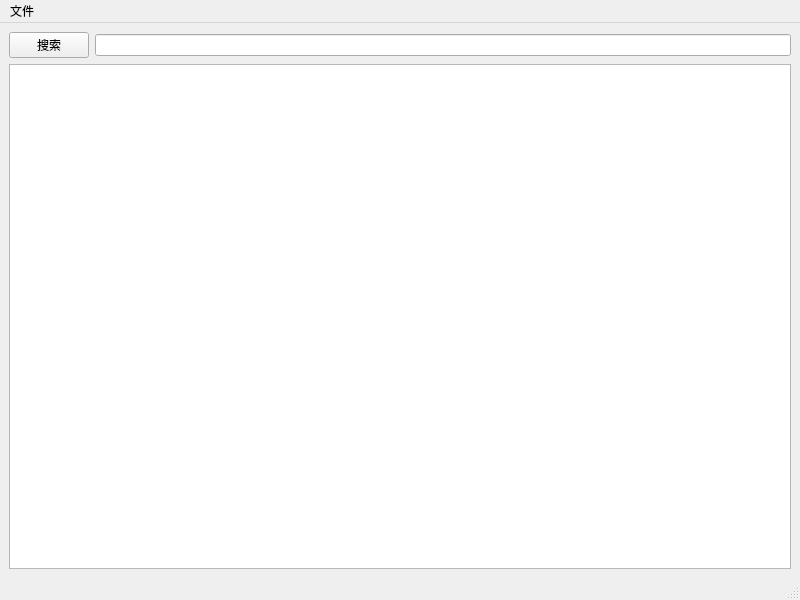
<?xml version="1.0" encoding="UTF-8"?>
<ui version="4.0">
 <class>student_window</class>
 <widget class="QMainWindow" name="student_window">
  <property name="geometry">
   <rect>
    <x>0</x>
    <y>0</y>
    <width>800</width>
    <height>600</height>
   </rect>
  </property>
  <property name="windowTitle">
   <string>学生信息管理系统</string>
  </property>
  <property name="windowIcon">
   <iconset resource="../resource/student_resource.qrc">
    <normaloff>:/.svg/student_icon.svg</normaloff>:/.svg/student_icon.svg</iconset>
  </property>
  <widget class="QWidget" name="centralwidget">
   <layout class="QGridLayout" name="gridLayout">
    <item row="3" column="0">
     <widget class="QTableWidget" name="studets_table"/>
    </item>
    <item row="0" column="0">
     <layout class="QHBoxLayout" name="horizontalLayout">
      <property name="topMargin">
       <number>0</number>
      </property>
      <item>
       <widget class="QPushButton" name="find_button">
        <property name="text">
         <string>搜索</string>
        </property>
       </widget>
      </item>
      <item>
       <widget class="QLineEdit" name="find_edit"/>
      </item>
     </layout>
    </item>
   </layout>
  </widget>
  <widget class="QMenuBar" name="menubar">
   <property name="geometry">
    <rect>
     <x>0</x>
     <y>0</y>
     <width>800</width>
     <height>22</height>
    </rect>
   </property>
   <widget class="QMenu" name="menu">
    <property name="title">
     <string>文件</string>
    </property>
    <widget class="QMenu" name="menu_2">
     <property name="title">
      <string>文件设置</string>
     </property>
     <addaction name="file_only_read_set"/>
    </widget>
    <addaction name="new_file"/>
    <addaction name="open_file"/>
    <addaction name="save_file"/>
    <addaction name="rsave_file"/>
    <addaction name="time_file"/>
    <addaction name="actionbb_2"/>
    <addaction name="actionbb_3"/>
    <addaction name="separator"/>
    <addaction name="edit_www"/>
    <addaction name="actionaa"/>
    <addaction name="separator"/>
    <addaction name="setup"/>
    <addaction name="menu_2"/>
    <addaction name="actionaa_2"/>
    <addaction name="actionss"/>
    <addaction name="actionss_2"/>
    <addaction name="separator"/>
    <addaction name="save"/>
    <addaction name="separator"/>
    <addaction name="exit_pro"/>
   </widget>
   <addaction name="menu"/>
  </widget>
  <widget class="QStatusBar" name="statusbar"/>
  <action name="new_file">
   <property name="text">
    <string>新建</string>
   </property>
   <property name="shortcut">
    <string>Ctrl+N</string>
   </property>
  </action>
  <action name="open_file">
   <property name="text">
    <string>打开</string>
   </property>
   <property name="shortcut">
    <string>Ctrl+O</string>
   </property>
  </action>
  <action name="save_file">
   <property name="text">
    <string>保存</string>
   </property>
   <property name="shortcut">
    <string>Ctrl+S</string>
   </property>
  </action>
  <action name="rsave_file">
   <property name="text">
    <string>另存为</string>
   </property>
   <property name="shortcut">
    <string>Ctrl+R</string>
   </property>
  </action>
  <action name="time_file">
   <property name="text">
    <string>最近的文件</string>
   </property>
  </action>
  <action name="actionbb_2">
   <property name="text">
    <string>bb</string>
   </property>
  </action>
  <action name="actionbb_3">
   <property name="text">
    <string>bb</string>
   </property>
  </action>
  <action name="edit_www">
   <property name="text">
    <string>远程编辑</string>
   </property>
  </action>
  <action name="actionaa">
   <property name="text">
    <string>aa</string>
   </property>
  </action>
  <action name="setup">
   <property name="text">
    <string>设置</string>
   </property>
   <property name="shortcut">
    <string>Ctrl+S</string>
   </property>
  </action>
  <action name="file_only_read_set">
   <property name="text">
    <string>设置文件只读</string>
   </property>
  </action>
  <action name="actionaa_2">
   <property name="text">
    <string>aa</string>
   </property>
  </action>
  <action name="actionss">
   <property name="text">
    <string>ss</string>
   </property>
  </action>
  <action name="actionss_2">
   <property name="text">
    <string>ss</string>
   </property>
  </action>
  <action name="save">
   <property name="text">
    <string>节电模式</string>
   </property>
   <property name="shortcut">
    <string>Ctrl+.</string>
   </property>
  </action>
  <action name="exit_pro">
   <property name="text">
    <string>退出</string>
   </property>
   <property name="shortcut">
    <string>Ctrl+X</string>
   </property>
  </action>
 </widget>
 <resources>
  <include location="../resource/student_resource.qrc"/>
 </resources>
 <connections/>
</ui>
